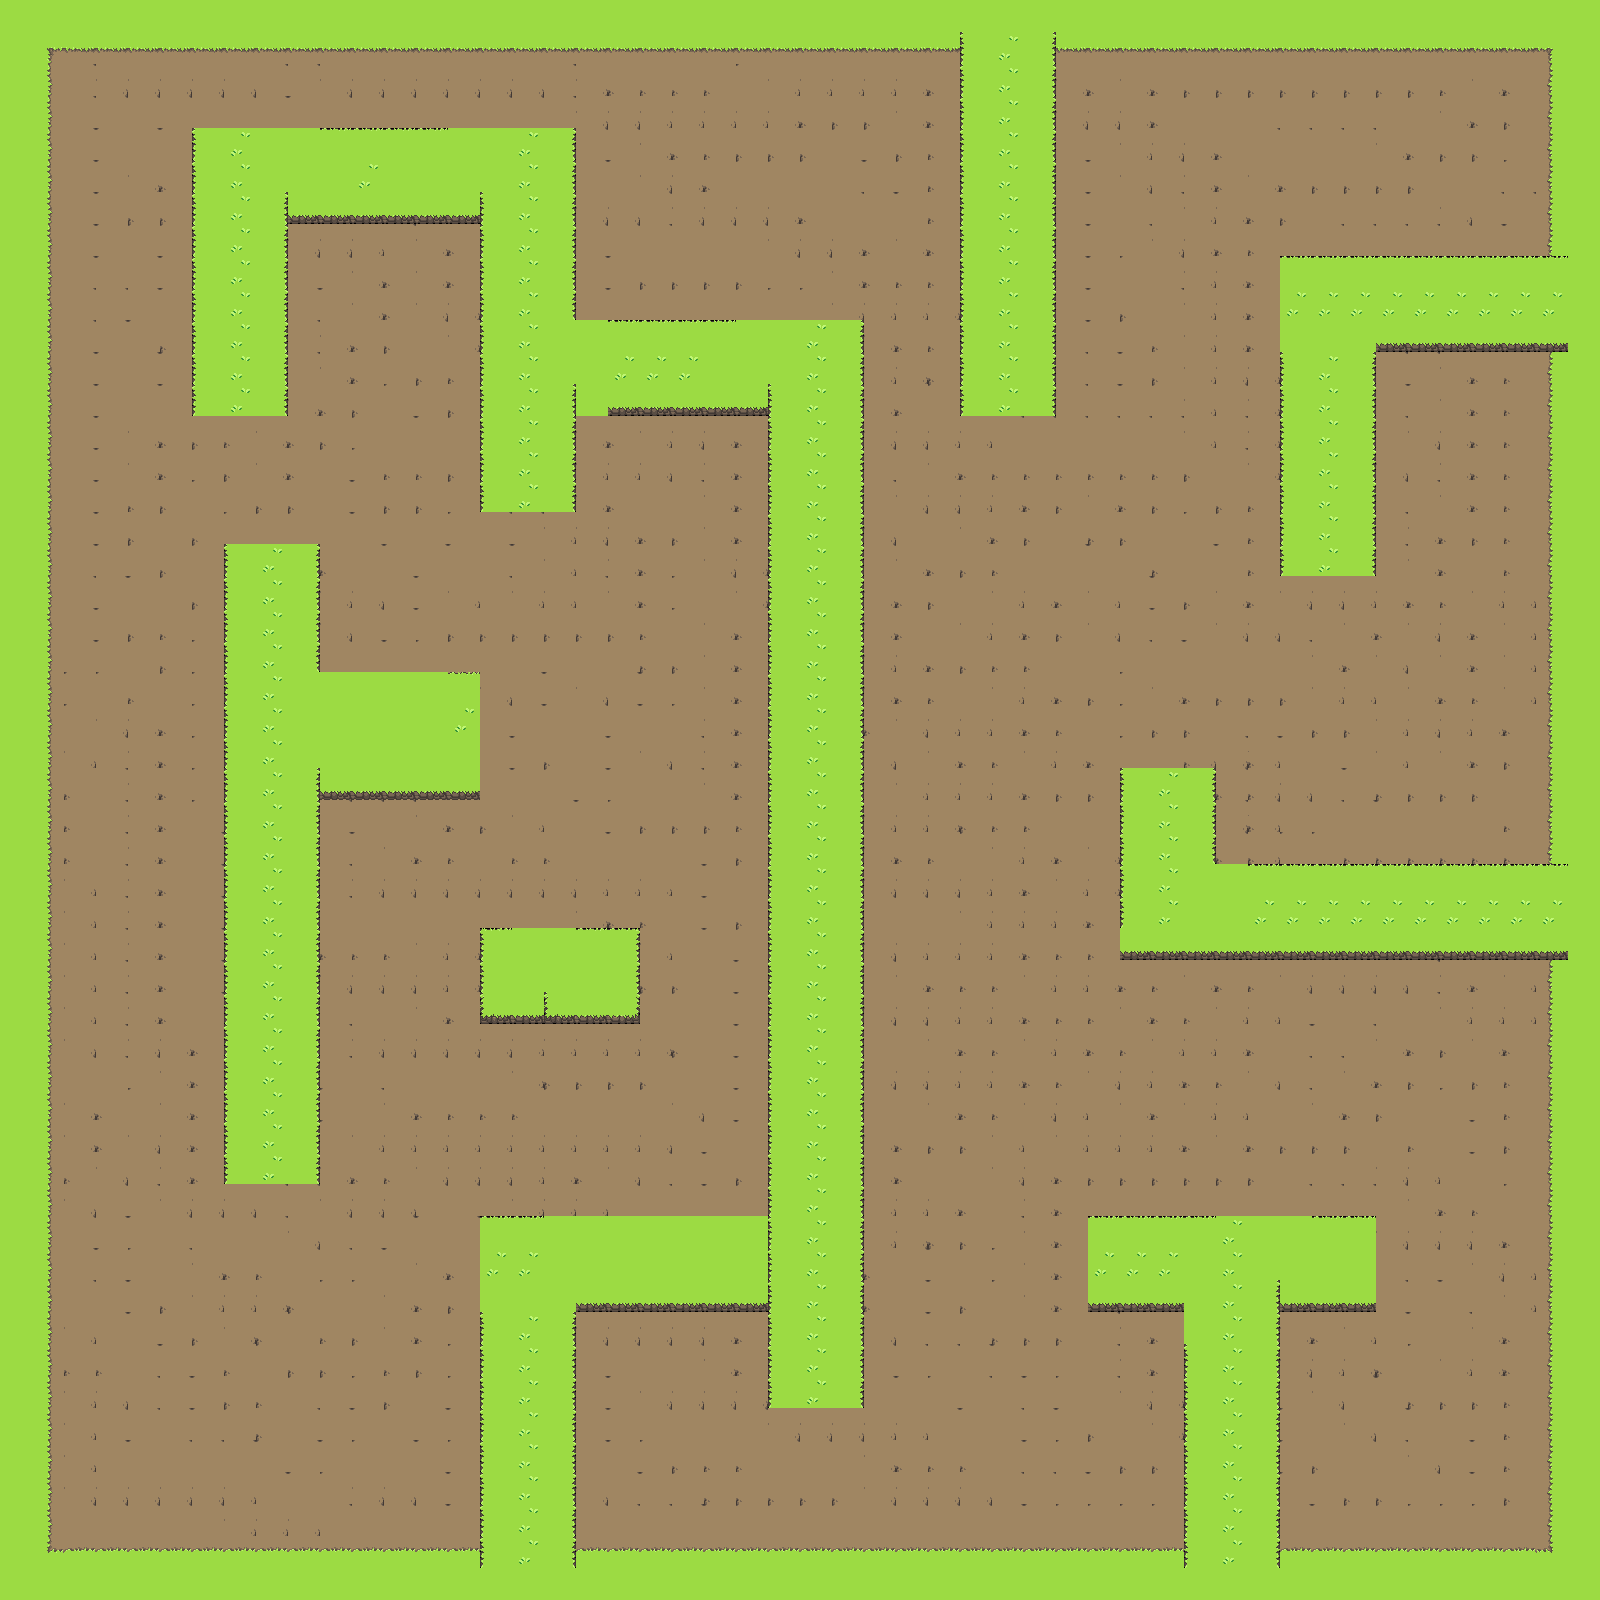

A level layout from a 2D game, rendered from its tile map. Below: a short description, then the map file with tile-grid data replaced by summaries:
An orthogonal 50x50 tile map with 32x32 px tiles, 2 tile layers (ground, grass).

<map version="1.10" tiledversion="1.11.0" orientation="orthogonal" renderorder="right-down" width="50" height="50" tilewidth="32" tileheight="32" infinite="0" nextlayerid="4" nextobjectid="1">
 <editorsettings>
  <export target="tilemap_2.json" format="json" />
 </editorsettings>
 <tileset firstgid="1" name="tileset" tilewidth="32" tileheight="32" tilecount="160" columns="10">
  <image source="tilemap_assests/terrain_tiles_v2.png" width="320" height="512" />
  <tile id="0">
   <properties>
    <property name="collision" type="bool" value="true" />
   </properties>
  </tile>
  <tile id="1">
   <properties>
    <property name="collision" type="bool" value="true" />
   </properties>
  </tile>
  <tile id="2">
   <properties>
    <property name="collision" type="bool" value="true" />
   </properties>
  </tile>
  <tile id="10">
   <properties>
    <property name="collision" type="bool" value="true" />
   </properties>
  </tile>
  <tile id="12">
   <properties>
    <property name="collision" type="bool" value="true" />
   </properties>
  </tile>
  <tile id="20">
   <properties>
    <property name="collision" type="bool" value="true" />
   </properties>
  </tile>
  <tile id="21">
   <properties>
    <property name="collision" type="bool" value="true" />
   </properties>
  </tile>
  <tile id="22">
   <properties>
    <property name="collision" type="bool" value="true" />
   </properties>
  </tile>
  <tile id="40">
   <properties>
    <property name="collision" type="bool" value="true" />
   </properties>
  </tile>
  <tile id="41">
   <properties>
    <property name="collision" type="bool" value="true" />
   </properties>
  </tile>
  <tile id="42">
   <properties>
    <property name="collision" type="bool" value="true" />
   </properties>
  </tile>
  <tile id="43">
   <properties>
    <property name="collision" type="bool" value="true" />
   </properties>
  </tile>
  <tile id="44">
   <properties>
    <property name="collision" type="bool" value="true" />
   </properties>
  </tile>
  <tile id="45">
   <properties>
    <property name="collision" type="bool" value="true" />
   </properties>
  </tile>
  <tile id="46">
   <properties>
    <property name="collision" type="bool" value="true" />
   </properties>
  </tile>
  <tile id="47">
   <properties>
    <property name="collision" type="bool" value="true" />
   </properties>
  </tile>
  <tile id="50">
   <properties>
    <property name="collision" type="bool" value="true" />
   </properties>
  </tile>
  <tile id="51">
   <properties>
    <property name="collision" type="bool" value="true" />
   </properties>
  </tile>
  <tile id="52">
   <properties>
    <property name="collision" type="bool" value="true" />
   </properties>
  </tile>
  <tile id="53">
   <properties>
    <property name="collision" type="bool" value="true" />
   </properties>
  </tile>
  <tile id="54">
   <properties>
    <property name="collision" type="bool" value="true" />
   </properties>
  </tile>
  <tile id="55">
   <properties>
    <property name="collision" type="bool" value="true" />
   </properties>
  </tile>
  <tile id="56">
   <properties>
    <property name="collision" type="bool" value="true" />
   </properties>
  </tile>
  <tile id="57">
   <properties>
    <property name="collision" type="bool" value="true" />
   </properties>
  </tile>
  <tile id="60">
   <properties>
    <property name="collision" type="bool" value="true" />
   </properties>
  </tile>
  <tile id="61">
   <properties>
    <property name="collision" type="bool" value="true" />
   </properties>
  </tile>
  <tile id="62">
   <properties>
    <property name="collision" type="bool" value="true" />
   </properties>
  </tile>
  <tile id="63">
   <properties>
    <property name="collision" type="bool" value="true" />
   </properties>
  </tile>
  <tile id="64">
   <properties>
    <property name="collision" type="bool" value="true" />
   </properties>
  </tile>
  <tile id="65">
   <properties>
    <property name="collision" type="bool" value="true" />
   </properties>
  </tile>
  <tile id="66">
   <properties>
    <property name="collision" type="bool" value="true" />
   </properties>
  </tile>
  <tile id="67">
   <properties>
    <property name="collision" type="bool" value="true" />
   </properties>
  </tile>
  <tile id="70">
   <properties>
    <property name="collision" type="bool" value="true" />
   </properties>
  </tile>
  <tile id="71">
   <properties>
    <property name="collision" type="bool" value="true" />
   </properties>
  </tile>
  <tile id="72">
   <properties>
    <property name="collision" type="bool" value="true" />
   </properties>
  </tile>
  <tile id="73">
   <properties>
    <property name="collision" type="bool" value="true" />
   </properties>
  </tile>
  <tile id="74">
   <properties>
    <property name="collision" type="bool" value="true" />
   </properties>
  </tile>
  <tile id="75">
   <properties>
    <property name="collision" type="bool" value="true" />
   </properties>
  </tile>
  <tile id="76">
   <properties>
    <property name="collision" type="bool" value="true" />
   </properties>
  </tile>
  <tile id="77">
   <properties>
    <property name="collision" type="bool" value="true" />
   </properties>
  </tile>
  <tile id="82">
   <properties>
    <property name="collision" type="bool" value="true" />
   </properties>
  </tile>
  <tile id="83">
   <properties>
    <property name="collision" type="bool" value="true" />
   </properties>
  </tile>
  <tile id="92">
   <properties>
    <property name="collision" type="bool" value="true" />
   </properties>
  </tile>
  <tile id="93">
   <properties>
    <property name="collision" type="bool" value="true" />
   </properties>
  </tile>
  <tile id="108">
   <properties>
    <property name="collision" type="bool" value="true" />
   </properties>
  </tile>
  <tile id="109">
   <properties>
    <property name="collision" type="bool" value="true" />
   </properties>
  </tile>
  <tile id="118">
   <properties>
    <property name="collision" type="bool" value="true" />
   </properties>
  </tile>
  <tile id="119">
   <properties>
    <property name="collision" type="bool" value="true" />
   </properties>
  </tile>
  <tile id="128">
   <properties>
    <property name="collision" type="bool" value="true" />
   </properties>
  </tile>
  <tile id="129">
   <properties>
    <property name="collision" type="bool" value="true" />
   </properties>
  </tile>
  <tile id="136">
   <properties>
    <property name="collision" type="bool" value="true" />
   </properties>
  </tile>
  <tile id="137">
   <properties>
    <property name="collision" type="bool" value="true" />
   </properties>
  </tile>
  <tile id="138">
   <properties>
    <property name="collision" type="bool" value="true" />
   </properties>
  </tile>
  <tile id="139">
   <properties>
    <property name="collision" type="bool" value="true" />
   </properties>
  </tile>
  <tile id="146">
   <properties>
    <property name="collision" type="bool" value="true" />
   </properties>
  </tile>
  <tile id="147">
   <properties>
    <property name="collision" type="bool" value="true" />
   </properties>
  </tile>
  <tile id="148">
   <properties>
    <property name="collision" type="bool" value="true" />
   </properties>
  </tile>
  <tile id="149">
   <properties>
    <property name="collision" type="bool" value="true" />
   </properties>
  </tile>
  <tile id="156">
   <properties>
    <property name="collision" type="bool" value="true" />
   </properties>
  </tile>
  <tile id="157">
   <properties>
    <property name="collision" type="bool" value="true" />
   </properties>
  </tile>
  <tile id="158">
   <properties>
    <property name="collision" type="bool" value="true" />
   </properties>
  </tile>
 </tileset>
 <layer id="3" name="ground" width="50" height="50">
  <data>[2500 cells, 1606 non-empty, 9 distinct tile ids]</data>
 </layer>
 <layer id="1" name="grass" width="50" height="50">
  <data>[2500 cells, 902 non-empty, 18 distinct tile ids]</data>
 </layer>
</map>
